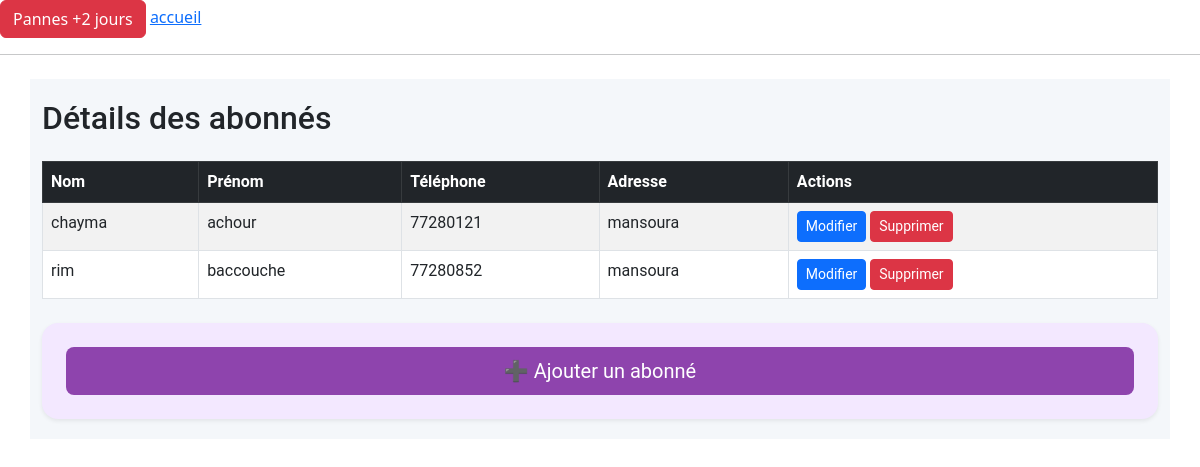
Screenshot of /sub/1/abonnes/ with the database file from the repository.
### airponFtth/models.py (models this page shows, shortened)
class Abonne(models.Model):
    sub = models.ForeignKey(Sub, related_name='abonnes', on_delete=models.CASCADE)
    nom = models.CharField(max_length=100)
    prenom = models.CharField(max_length=100)
    numtel = models.CharField(max_length=15)
    adresse = models.CharField(max_length=255)

### airponFtth/views.py (the view)
# urls.py: path('sub/<int:sub_id>/abonnes/', views.abonne_list, name='abonne_list'),
def abonne_list(request, sub_id):
    sub = get_object_or_404(Sub, id=sub_id)
    abonnes = sub.abonnes.all()  # Utiliser 'abonnes' comme nom de la relation inverse
    return render(request, 'abonnes/abonne_list.html', {'abonnes': abonnes, 'sub': sub})

### airponFtth/templates/abonnes/abonne_list.html (shortened to what this page needs)
{% extends 'base.html' %}
{% block content %}
<link href="https://cdn.jsdelivr.net/npm/bootstrap@5.3.0/dist/css/bootstrap.min.css" rel="stylesheet">
<div class="container mt-4">
    <h2 class="mb-4">Détails des abonnés</h2>
    <table class="table table-bordered table-striped table-hover">
        <thead class="table-dark">
            <tr>
                <th>Nom</th>
                <th>Prénom</th>
                <th>Téléphone</th>
                <th>Adresse</th>
                <th>Actions</th>
            </tr>
        </thead>
        <tbody>
            {% for abonne in abonnes %}
            <tr>
                <td>{{ abonne.nom }}</td>
                <td>{{ abonne.prenom }}</td>
                <td>{{ abonne.numtel }}</td>
                <td>{{ abonne.adresse }}</td>
                <td>
                   <a href="{% url 'modifier_abonne' abonne.id %}" class="btn btn-sm btn-primary">Modifier</a>
                    <a href="{% url 'supprimer_abonne' sub.id abonne.id %}" class="btn btn-sm btn-danger">Supprimer</a>
                </td>
            </tr>
            {% empty %}
            <tr><td colspan="6" class="text-center">Aucun abonné trouvé.</td></tr>
            {% endfor %}
        </tbody>
    </table>
    <div class="mt-4 p-4 rounded-4 shadow-sm" style="background-color: #f3e8ff;">
        <a href="{% url 'ajouter_abonne' sub.chaine.hub.central.id sub.id %}" class="btn btn-lg w-100 text-white" style="background-color: #8e44ad;">
            ➕ Ajouter un abonné
        </a>
    </div>
</div>
{% endblock %}

### airponFtth/templates/base.html (style rules this page uses)
.container { max-width: 1200px; margin: 0 auto; padding: 20px; font-family: 'Roboto', sans-serif; background-color: #f4f7fa; }

### rows the page displays
Abonne: nom "chayma", prenom "achour", numtel "77280121", adresse "mansoura"
Abonne: nom "rim", prenom "baccouche", numtel "77280852", adresse "mansoura"
